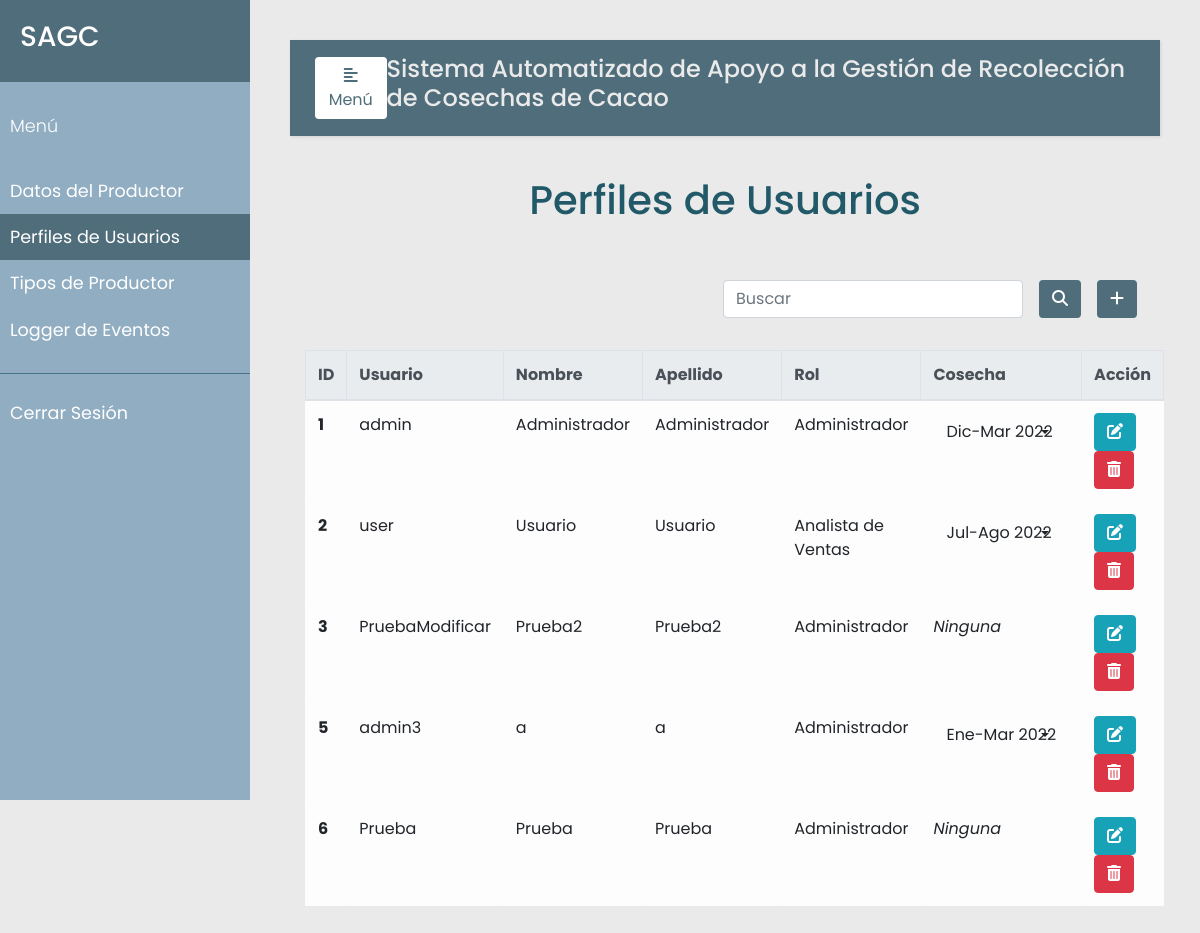
/perfiles (signed in), run on an earlier commit of the app's database.
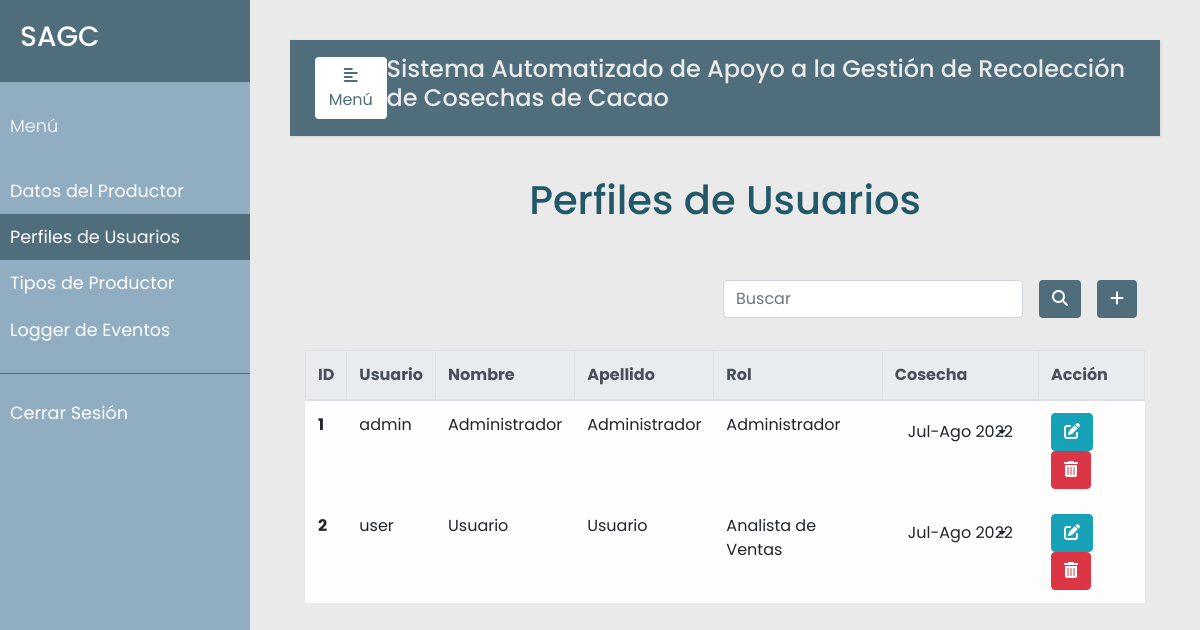
And on a later commit of the database.
### models.py (models this page shows, shortened)
class Usuario(db.Model):
    __tablename__ = 'usuarios'
    id = db.Column(db.Integer, primary_key=True)
    nombre_usuario = db.Column(db.String(20), nullable=False, unique=True)
    nombre = db.Column(db.String(30), nullable=False)
    apellido = db.Column(db.String(30), nullable=False)
    password = db.Column(db.String(80), nullable=False)
    rol = db.Column(db.Integer, db.ForeignKey('rols.id'), nullable=False)
    cosechas = db.relationship('Cosecha', secondary=user_cosecha, backref='usuarios', lazy=True)

class Rol(db.Model):
    __tablename__ = 'rols'
    id = db.Column(db.Integer, primary_key=True)
    nombre = db.Column(db.String(120), nullable=False, unique=True)
    user = db.relationship('Usuario', backref='rols', lazy=True)

class Cosecha(db.Model):
    __tablename__ = 'cosechas'
    id = db.Column(db.Integer, primary_key=True)
    date = db.Column(db.String(120), unique=True)

### app.py (the view, shortened to what this page needs)
@app.route("/perfiles", methods=['GET', 'POST'])
@login_required
@admin_only
def perfiles():
    error=None
    usuarios = Usuario.query.all()
    rols = Rol.query.all()
    return render_template("perfiles.html", error=error, usuarios=usuarios, rols=rols)

### app.py (called while the page is built)
def login_required(f):
    @wraps(f)
    def wrap(*args, **kwargs):
        if 'logged_in' in session:
            return f(*args, **kwargs)
        else:
            flash('Necesitas iniciar sesión primero')
            return redirect(url_for('login'))
    return wrap

def admin_only(f):
    @wraps(f)
    def wrap(*args, **kwargs):
        if 'rol_admin' in session and session['rol_admin'] == True:
            return f(*args, **kwargs)
        else:
            flash("Debes ser administrador para ver 'Perfiles de Usuarios'.")
            return redirect(url_for('productor'))
    return wrap

### templates/perfiles.html (shortened to what this page needs)
{% extends "base.html" %}
{% block navbar %}
<li class="nav-item">
  <a class="nav-link" href="{{url_for('productor')}}">Datos del Productor</a>
</li>
<li class="nav-item active">
  <a class="nav-link" href="{{url_for('perfiles')}}">Perfiles de Usuarios<span class="sr-only">(current)</span></a>
</li>
<li class="nav-item">
  <a class="nav-link" href="{{url_for('tipo_productor')}}">Tipos de Productor</a>
</li>
<li class="nav-item">
  <a class="nav-link" href="{{url_for('eventos')}}">Logger de Eventos</a>
</li>
{% endblock %}
{% block sesion %}
<li class="nav-item">
  <a class="nav-link" href="{{url_for('logout')}}">Cerrar Sesión</a>
</li>
{% endblock %}
{% block content %}
    <div class="container h-100">
        <p class="text-center h1 fw-bold mb-5 mx-1 mx-md-4 mt-4">Perfiles de Usuarios</p>
        <div class="d-flex flex-row-reverse bd-highlight">
            <div class="p-2 bd-highlight">
              <button type="button" class="btn" style="color:#fff; background-color:#4F6D7A;" data-toggle="modal" data-target="#exampleModalLong">
                <i class="fa-solid fa-plus"></i>
              </button>
            </div>
            <div class="p-2 bd-highlight" style="display:flex; align-content: flex-end;">
              <form action='/perfiles/search' method="post" class="form-inline" style="justify-content: flex-end">
                <input class="form-control mr-3 w-75" type="text" placeholder="Buscar" aria-label="Buscar" name="search_perfil">
                <button type="submit" id="search_perfil" name="action-type" value="search" class="btn" style="color:#fff; background-color:#4F6D7A;">
                  <i class="fas fa-search" aria-hidden="true"></i>
                </button>
              </form>
            </div>
        </div>
        <br/>
        <table class="table table-bordered table-light table-hover">
          <thead class="thead-light">
            <tr>
              <th scope="col">ID</th>
              <th scope="col">Usuario</th>
              <th scope="col">Nombre</th>
              <th scope="col">Apellido</th>
              <th scope="col">Rol</th>
              <th scope="col">Cosecha</th>
              <th scope="col">Acción</th>
            </tr>
          </thead>
          <tbody>
            {% for u in usuarios %}
            <tr>
              <th scope="row">{{u.id}}</th>
              <td>{{u.nombre_usuario}}</td>
              <td>{{u.nombre}}</td>
              <td>{{u.apellido}}</td>
              <td>{{u.rols.nombre}}</td>
              <td>
                {% if u.cosechas|length > 0 %}
                  <div class="dropdown">
                    <button class="btn dropdown-toggle" type="button" id="dropdownMenuButton" data-toggle="dropdown" aria-haspopup="true" aria-expanded="false">
                      {{u.cosechas[0].date}}
                    </button>
                  </div>
                {% else %}
                  <i>Ninguna</i>
                {% endif %}
              </td>
              <td>
                <button type="button" class="btn btn-info" data-toggle="modal" data-target="#edit-modal-{{u.id}}">
                  <i class="fas fa-edit"></i>
                </button>
                <button type="button" class="btn btn-danger" data-toggle="modal" data-target="#delete-modal-{{u.id}}">
                  <i class="fas fa-trash-alt"></i>
                </button>
              </td>
            </tr>
            </div>
            {% endfor %}
    </div>
{% endblock %}

### templates/base.html (shortened to what this page needs)
<!DOCTYPE html>
<html lang="en">
<head>
    <link rel="stylesheet" href="https://cdn.jsdelivr.net/npm/bootstrap@4.3.1/dist/css/bootstrap.min.css">
    <link rel="stylesheet" href="{{ url_for('static', filename='../static/css/styles.css') }}">
    <link rel="stylesheet" href="https://cdnjs.cloudflare.com/ajax/libs/malihu-custom-scrollbar-plugin/3.1.5/jquery.mCustomScrollbar.min.css">
    <link rel="stylesheet" href="https://cdnjs.cloudflare.com/ajax/libs/font-awesome/6.1.1/css/all.min.css" />
</head>
<body>
    <div class="wrapper">
        <nav id="sidebar">
            <div class="sidebar-header">
                <h3>SAGC</h3>
            </div>
            <ul class="list-unstyled components">
                <p>Menú</p>
                {% block navbar %}
                {% endblock %}
            </ul>
            <ul class="list-unstyled others">
                {% block sesion %}
                {% endblock %}
            </ul>
        </nav>
        <div id="content">
            <nav class="navbar navbar-expand-lg" style="background-color:#4F6D7A;">
                <div class="container-fluid">
                    <button type="button" id="sidebarCollapse" class="btn" style="background-color:#fff; color: #4F6D7A;">
                        <i class="fas fa-align-left"></i>
                        <span>Menú</span>
                    </button>
                    <h4>Sistema Automatizado de Apoyo a la Gestión de Recolección de Cosechas de Cacao</h4>
                </div>
            </nav>
            {% block content %}
            {% endblock %}
</body>
</html>

### static/css/styles.css (style rules this page uses)
body { font-family: 'Poppins', sans-serif; background: #EAEAEA; }
p { font-family: 'Poppins', sans-serif; font-size: 1.1em; font-weight: 300; line-height: 1.7em; color: #215968; }
h4 { color: #EAEAEA; }
a, a:hover, a:focus { color: inherit; text-decoration: none; transition: all 0.3s; }
.navbar { padding: 15px 10px; background: #fff; border: none; border-radius: 0; margin-bottom: 40px; box-shadow: 1px 1px 3px rgba(0, 0, 0, 0.1); }
.wrapper { display: flex; width: 100%; }
#sidebar { width: 250px; position: fixed; top: 0; left: 0; height: 100vh; z-index: 999; background: #91ADC2; color: #fff; transition: all 0.3s; }
#sidebar .sidebar-header { padding: 20px; background: #4F6D7A; }
#sidebar ul.components { padding: 20px 0; border-bottom: 1px solid #47748b; }
#sidebar ul p { color: #fff; padding: 10px; }
#sidebar ul li a { padding: 10px; font-size: 1.1em; display: block; }
#sidebar ul li.active>a, a[aria-expanded="true"] { color: #fff; background: #4F6D7A; }
.dropdown-toggle::after { display: block; position: absolute; top: 50%; right: 20px; transform: translateY(-50%); }
#content { width: calc(100% - 250px); padding: 40px; min-height: 100vh; transition: all 0.3s; position: absolute; top: 0; right: 0; }

What changed in the data, as far as the page shows it:
removed Usuario: id "3", nombre_usuario "PruebaModificar", nombre "Prueba2", apellido "Prueba2", rols.nombre "Administrador", shows "Ninguna"
removed Usuario: id "5", nombre_usuario "admin3", nombre "a", apellido "a", rols.nombre "Administrador", date "Ene-Mar 2022"
removed Usuario: id "6", nombre_usuario "Prueba", nombre "Prueba", apellido "Prueba", rols.nombre "Administrador", shows "Ninguna"
computed for Usuario "admin": date "Dic-Mar 2022" → "Jul-Ago 2022"
